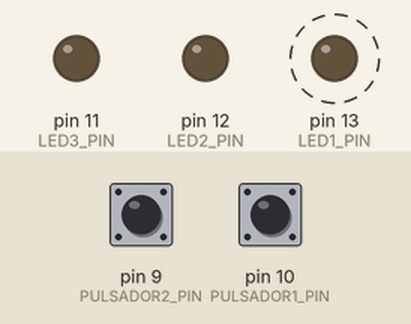
This sketch was run on a simulated Arduino Uno, built with avr-gcc and run on an emulated ATmega328P. Shown: output pins drawn as LEDs (lit = HIGH). Dashed ring = blinking. Inputs (shaded band) come from the test bench; at power-on: pin 9 (PULSADOR2_PIN) LOW, pin 10 (PULSADOR1_PIN) LOW.

Above: at 0.8 s.
0.9 s: pin 9 (PULSADOR2_PIN) pulled HIGH for 0.15 s
At 1.05 s:
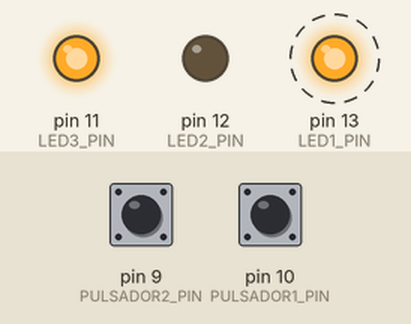
4.0 s: pin 10 (PULSADOR1_PIN) pulled HIGH for 0.15 s
At 5.3 s:
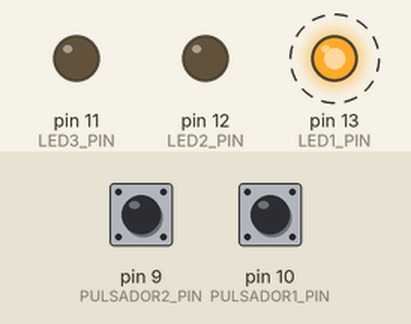
7.0 s: pin 10 (PULSADOR1_PIN) pulled HIGH for 1 s
At 7.4 s:
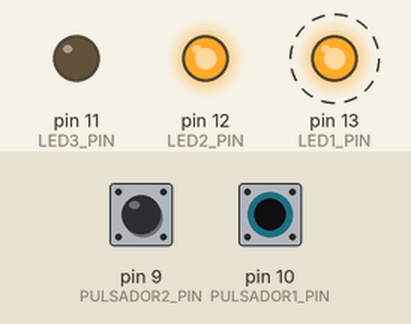
10.0 s: pin 10 (PULSADOR1_PIN) pulled HIGH for 3.2 s
At 14.5 s:
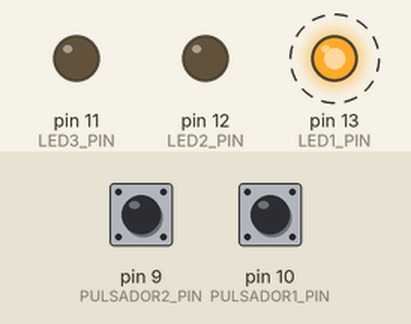
14.7 s: pin 9 (PULSADOR2_PIN) pulled HIGH for 1 s
At 14.92 s:
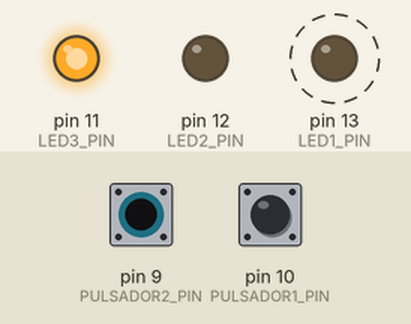
17.7 s: pin 10 (PULSADOR1_PIN) pulled HIGH for 1 s
At 18.54 s:
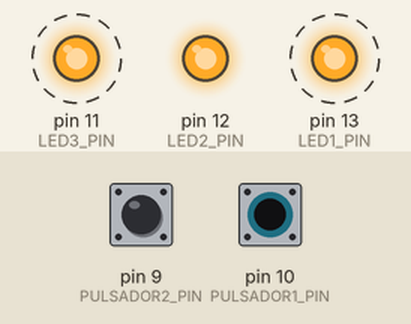
Timing chart, 0 to 21.7 s (numbered marks = the images above; inputs shaded):
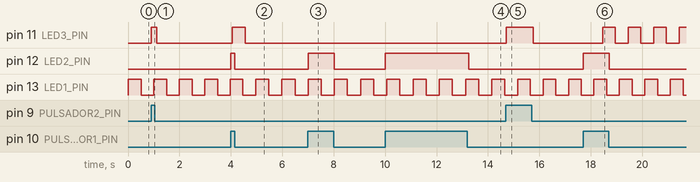

The sketch:

Ejercicio1.ino
```cpp
/*
 Name:    EjercicioN1_FreeRTOSArduino.ino
 Created: 29/01/2021 1:48:51
 Author:  Agustin
 Description: Este programa consiste en utilizar freertos,
              para esto vamos a crear 3 tareas. La primera consiste
              en hacer un blink con un led a una frecuencia de 100hz.
              La segunda tarea lee un pulsador y prende un led.
              La tercera tarea lee las cantidad de pulsaciones y prende y
              apaga otro led la cantidad esta.
*/


// Hardware //
/*
    Led 1:
        Función: Blink a 100hz (10ms) con 50% duty
        Pin: 13
    Led 2:
        Función: Prender cuando el se detecte el pulsador 1
        Pin: 12
    Led 3:
        Función: Destellar la cantidad de veces pulsado
        el pulsador 2
        Pin: 11

    Pulsador 1:
        Función: Prender el led 2
        Pin: 10
    Pulsador 2:
        Función: Detectar la cantidad de veces pulsado y mostrarlo
        en el led 3
        Pin: 9
*/

// Includes //
#include <Arduino_FreeRTOS.h>

// Defines //
#define LED1_PIN    13
#define LED2_PIN    12
#define LED3_PIN    11
#define PULSADOR1_PIN   10
#define PULSADOR2_PIN   9

// Task Prototypes //
void Task_Create(void);
void Task_Blink100Hz(void* pvParameter);
void Task_Led2(void* pvParameter);
void Task_Led3(void* pvParameter);
// End //

// Functions //
void Antirrebote(void);
// End //

// Variables //
typedef enum
{
    EST_WAITtoPULSE,
    EST_CONT,
    EST_DISPLAY,
}EstateTaskLed3_t;
EstateTaskLed3_t ActualEstate_TaskLed3;
// End //

// the setup function runs once when you press reset or power the board
void setup()
{
    // Create a task for rtos
    Task_Create();
    vTaskStartScheduler();
}

// the loop function runs over and over again until power down or reset
void loop() {}

void Task_Create(void)
{
    xTaskCreate(
        Task_Blink100Hz,
        "Blink 100Hz",
        128,
        NULL,
        2,
        NULL
    );
    xTaskCreate(
        Task_Led2,
        "Led off_on",
        128,
        NULL,
        1,
        NULL
    );
    xTaskCreate(
        Task_Led3,
        "Led signal",
        240,
        NULL,
        1,
        NULL
    );
}

void Task_Blink100Hz(void* pvParameter)
{
    (void) pvParameter;
    pinMode(LED1_PIN, OUTPUT);
    digitalWrite(LED1_PIN, LOW);

    while (1)
    {
        digitalWrite(LED1_PIN,!digitalRead(LED1_PIN));
        vTaskDelay(pdMS_TO_TICKS(500));
    }
}

void Task_Led2(void* pvParameter)
{
    (void) pvParameter;
    pinMode(LED2_PIN, OUTPUT);
    pinMode(PULSADOR1_PIN, INPUT);

    while (1)
    {
        if (digitalRead(PULSADOR1_PIN) == HIGH)
        {
            digitalWrite(LED2_PIN, HIGH);
            Antirrebote();
        }
        else
        {
            digitalWrite(LED2_PIN, LOW);
        }
        vTaskDelay(pdMS_TO_TICKS(10));
    }
}

void Task_Led3(void* pvParameter)
{
    (void)pvParameter;

    static uint8_t uCont = 0;
    uint16_t usSeg = 0;
    bool bEndTime = false, bEnableTime = false;

    pinMode(LED3_PIN, OUTPUT);
    pinMode(PULSADOR2_PIN, INPUT);
    digitalWrite(LED3_PIN, LOW);

    while (1)
    {
        switch (ActualEstate_TaskLed3)
        {
            case EST_WAITtoPULSE:
            {
                usSeg = 0, uCont = 0;
                bEnableTime = false, bEndTime = false;
                digitalWrite(LED3_PIN, LOW);

                if (digitalRead(PULSADOR2_PIN) == HIGH)    ActualEstate_TaskLed3 = EST_CONT;
                break;
            }
            case EST_CONT:
            {
                if (digitalRead(PULSADOR2_PIN) == HIGH)    uCont++, digitalWrite(LED3_PIN, HIGH), Antirrebote();
                else                                       digitalWrite(LED3_PIN, LOW);

                vTaskDelay(30 / portTICK_PERIOD_MS);
                //vTaskDelay(1); son 15ms
                usSeg += 30;

                if (usSeg == 3000)   ActualEstate_TaskLed3 = EST_DISPLAY;
                break;
            }
            case EST_DISPLAY:
            {
                for (uint8_t i = uCont; i > 0; i--)
                {
                    digitalWrite(LED3_PIN, !digitalRead(LED3_PIN));
                    vTaskDelay(pdMS_TO_TICKS(500));
                }

                ActualEstate_TaskLed3 = EST_WAITtoPULSE;
                break;
            }
        }
    }
}

void Antirrebote(void)
{
    vTaskDelay(pdMS_TO_TICKS(30));
    if(digitalRead(PULSADOR1_PIN)==HIGH || digitalRead(PULSADOR2_PIN)==HIGH) vTaskDelay(pdMS_TO_TICKS(50));
}

/*
    Nota: Usar delays y esperar menos que el tiempo del tick, en este caso 15ms, hace que haga cualquier cosa el delay
    y en vez de esperar los correspondientes por ejemplo 1ms, son mucho menos de esos, es por esto que para que el delay funcione
    correctamente debe ser mayor o igual a 15ms, o mejor dicho mayor o igual al tick interrupt.
*/
```

Measured:
- after the input at 0.9 s, pin 11 (LED3_PIN): LOW → HIGH at once, → LOW 0.21 s later
- after the input at 4.0 s, pin 12 (LED2_PIN): LOW → HIGH at once, → LOW 0.15 s later
- after the input at 7.0 s, pin 12 (LED2_PIN): LOW → HIGH at once, → LOW 1.0 s later
- after the input at 10.0 s, pin 12 (LED2_PIN): LOW → HIGH at once, → LOW 3.2 s later
- after the input at 14.7 s, pin 11 (LED3_PIN): LOW → HIGH at once, → LOW 1.1 s later
- after the input at 17.7 s, pin 12 (LED2_PIN): LOW → HIGH at once, → LOW 1.0 s later
- by itself, pin 13 (LED1_PIN): alternates HIGH for 0.51 s and LOW for 0.51 s
